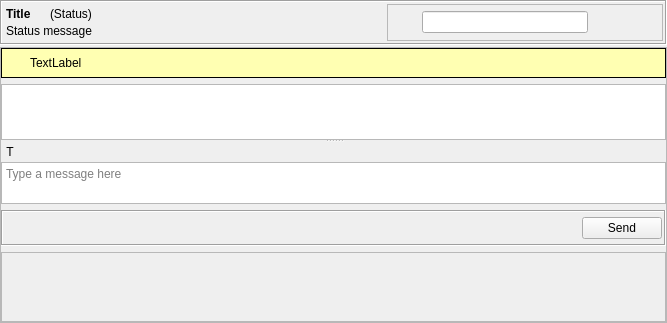
<?xml version="1.0" encoding="UTF-8"?>
<ui version="4.0">
 <class>ChatWidget</class>
 <widget class="QWidget" name="ChatWidget">
  <property name="geometry">
   <rect>
    <x>0</x>
    <y>0</y>
    <width>667</width>
    <height>323</height>
   </rect>
  </property>
  <layout class="QGridLayout">
   <property name="leftMargin">
    <number>0</number>
   </property>
   <property name="topMargin">
    <number>0</number>
   </property>
   <property name="rightMargin">
    <number>0</number>
   </property>
   <property name="bottomMargin">
    <number>0</number>
   </property>
   <property name="verticalSpacing">
    <number>2</number>
   </property>
   <item row="1" column="0">
    <layout class="QHBoxLayout" name="textChatHLayout">
     <property name="spacing">
      <number>2</number>
     </property>
     <item>
      <widget class="QFrame" name="chatTextFrame">
       <property name="minimumSize">
        <size>
         <width>20</width>
         <height>0</height>
        </size>
       </property>
       <property name="frameShape">
        <enum>QFrame::StyledPanel</enum>
       </property>
       <property name="frameShadow">
        <enum>QFrame::Raised</enum>
       </property>
       <layout class="QVBoxLayout" name="chatTextFrameVLayout">
        <property name="leftMargin">
         <number>0</number>
        </property>
        <property name="topMargin">
         <number>0</number>
        </property>
        <property name="rightMargin">
         <number>0</number>
        </property>
        <property name="bottomMargin">
         <number>0</number>
        </property>
        <item>
         <widget class="QFrame" name="infoFrame">
          <property name="palette">
           <palette>
            <active>
             <colorrole role="Base">
              <brush brushstyle="SolidPattern">
               <color alpha="255">
                <red>255</red>
                <green>255</green>
                <blue>255</blue>
               </color>
              </brush>
             </colorrole>
             <colorrole role="Window">
              <brush brushstyle="SolidPattern">
               <color alpha="255">
                <red>255</red>
                <green>255</green>
                <blue>178</blue>
               </color>
              </brush>
             </colorrole>
            </active>
            <inactive>
             <colorrole role="Base">
              <brush brushstyle="SolidPattern">
               <color alpha="255">
                <red>255</red>
                <green>255</green>
                <blue>255</blue>
               </color>
              </brush>
             </colorrole>
             <colorrole role="Window">
              <brush brushstyle="SolidPattern">
               <color alpha="255">
                <red>255</red>
                <green>255</green>
                <blue>178</blue>
               </color>
              </brush>
             </colorrole>
            </inactive>
            <disabled>
             <colorrole role="Base">
              <brush brushstyle="SolidPattern">
               <color alpha="255">
                <red>255</red>
                <green>255</green>
                <blue>178</blue>
               </color>
              </brush>
             </colorrole>
             <colorrole role="Window">
              <brush brushstyle="SolidPattern">
               <color alpha="255">
                <red>255</red>
                <green>255</green>
                <blue>178</blue>
               </color>
              </brush>
             </colorrole>
            </disabled>
           </palette>
          </property>
          <property name="autoFillBackground">
           <bool>true</bool>
          </property>
          <property name="frameShape">
           <enum>QFrame::Box</enum>
          </property>
          <layout class="QHBoxLayout" name="infoFrameHLayout">
           <property name="leftMargin">
            <number>6</number>
           </property>
           <property name="topMargin">
            <number>6</number>
           </property>
           <property name="rightMargin">
            <number>6</number>
           </property>
           <property name="bottomMargin">
            <number>6</number>
           </property>
           <item>
            <widget class="QLabel" name="infoPixmap">
             <property name="maximumSize">
              <size>
               <width>16</width>
               <height>16</height>
              </size>
             </property>
             <property name="text">
              <string/>
             </property>
             <property name="pixmap">
              <pixmap resource="../images.qrc">:/images/info16.png</pixmap>
             </property>
             <property name="alignment">
              <set>Qt::AlignLeading|Qt::AlignLeft|Qt::AlignTop</set>
             </property>
            </widget>
           </item>
           <item>
            <widget class="QLabel" name="infoLabel">
             <property name="text">
              <string notr="true">TextLabel</string>
             </property>
            </widget>
           </item>
           <item>
            <widget class="QToolButton" name="closeInfoFrameButton">
             <property name="maximumSize">
              <size>
               <width>16</width>
               <height>16</height>
              </size>
             </property>
             <property name="focusPolicy">
              <enum>Qt::NoFocus</enum>
             </property>
             <property name="toolTip">
              <string>Close</string>
             </property>
             <property name="styleSheet">
              <string notr="true">QToolButton
{
 border-image: url(:/images/closenormal.png) 
}
                                
QToolButton:hover 
{
border-image: url(:/images/closehover.png) 
}
                                
QToolButton:pressed  {
border-image: url(:/images/closepressed.png) 
}</string>
             </property>
             <property name="autoRaise">
              <bool>true</bool>
             </property>
            </widget>
           </item>
          </layout>
         </widget>
        </item>
        <item>
         <widget class="QSplitter" name="chatVSplitter">
          <property name="orientation">
           <enum>Qt::Vertical</enum>
          </property>
          <property name="handleWidth">
           <number>2</number>
          </property>
          <property name="childrenCollapsible">
           <bool>false</bool>
          </property>
          <widget class="RSTextBrowser" name="textBrowser">
           <property name="sizePolicy">
            <sizepolicy hsizetype="Expanding" vsizetype="MinimumExpanding">
             <horstretch>0</horstretch>
             <verstretch>0</verstretch>
            </sizepolicy>
           </property>
           <property name="minimumSize">
            <size>
             <width>0</width>
             <height>30</height>
            </size>
           </property>
           <property name="contextMenuPolicy">
            <enum>Qt::CustomContextMenu</enum>
           </property>
          </widget>
          <widget class="QWidget" name="layoutWidget">
           <layout class="QVBoxLayout" name="chatTextVLayout">
            <property name="spacing">
             <number>0</number>
            </property>
            <item>
             <layout class="QHBoxLayout" name="typingHLayout">
              <item>
               <widget class="QLabel" name="typingPixmapLabel">
                <property name="minimumSize">
                 <size>
                  <width>18</width>
                  <height>18</height>
                 </size>
                </property>
                <property name="maximumSize">
                 <size>
                  <width>18</width>
                  <height>18</height>
                 </size>
                </property>
                <property name="text">
                 <string notr="true">T</string>
                </property>
                <property name="alignment">
                 <set>Qt::AlignCenter</set>
                </property>
               </widget>
              </item>
              <item>
               <widget class="QLabel" name="typingLabel">
                <property name="maximumSize">
                 <size>
                  <width>400</width>
                  <height>18</height>
                 </size>
                </property>
                <property name="margin">
                 <number>0</number>
                </property>
                <property name="indent">
                 <number>3</number>
                </property>
               </widget>
              </item>
              <item>
               <spacer name="typingHSpacer">
                <property name="orientation">
                 <enum>Qt::Horizontal</enum>
                </property>
                <property name="sizeHint" stdset="0">
                 <size>
                  <width>40</width>
                  <height>20</height>
                 </size>
                </property>
               </spacer>
              </item>
             </layout>
            </item>
            <item>
             <widget class="MimeTextEdit" name="chatTextEdit">
              <property name="sizePolicy">
               <sizepolicy hsizetype="Expanding" vsizetype="Expanding">
                <horstretch>0</horstretch>
                <verstretch>0</verstretch>
               </sizepolicy>
              </property>
              <property name="minimumSize">
               <size>
                <width>0</width>
                <height>30</height>
               </size>
              </property>
              <property name="placeholderText">
               <string>Type a message here</string>
              </property>
             </widget>
            </item>
           </layout>
          </widget>
         </widget>
        </item>
        <item>
         <widget class="QFrame" name="toolBarFrame">
          <property name="frameShape">
           <enum>QFrame::Box</enum>
          </property>
          <property name="frameShadow">
           <enum>QFrame::Sunken</enum>
          </property>
          <layout class="QHBoxLayout" name="toolBarFrameHLayout">
           <property name="leftMargin">
            <number>2</number>
           </property>
           <property name="topMargin">
            <number>2</number>
           </property>
           <property name="rightMargin">
            <number>2</number>
           </property>
           <property name="bottomMargin">
            <number>2</number>
           </property>
           <item>
            <widget class="QToolButton" name="emoteiconButton">
             <property name="sizePolicy">
              <sizepolicy hsizetype="Fixed" vsizetype="Fixed">
               <horstretch>0</horstretch>
               <verstretch>0</verstretch>
              </sizepolicy>
             </property>
             <property name="minimumSize">
              <size>
               <width>28</width>
               <height>28</height>
              </size>
             </property>
             <property name="maximumSize">
              <size>
               <width>28</width>
               <height>28</height>
              </size>
             </property>
             <property name="focusPolicy">
              <enum>Qt::NoFocus</enum>
             </property>
             <property name="icon">
              <iconset resource="../emojione.qrc">
               <normaloff>:/emojione/1F603.png</normaloff>:/emojione/1F603.png</iconset>
             </property>
             <property name="iconSize">
              <size>
               <width>24</width>
               <height>24</height>
              </size>
             </property>
             <property name="autoRaise">
              <bool>true</bool>
             </property>
            </widget>
           </item>
           <item>
            <widget class="QToolButton" name="fontButton">
             <property name="minimumSize">
              <size>
               <width>32</width>
               <height>28</height>
              </size>
             </property>
             <property name="maximumSize">
              <size>
               <width>32</width>
               <height>28</height>
              </size>
             </property>
             <property name="focusPolicy">
              <enum>Qt::TabFocus</enum>
             </property>
             <property name="toolTip">
              <string>Set text font &amp; color</string>
             </property>
             <property name="icon">
              <iconset resource="../images.qrc">
               <normaloff>:/images/textedit/format-text-color.png</normaloff>:/images/textedit/format-text-color.png</iconset>
             </property>
             <property name="iconSize">
              <size>
               <width>24</width>
               <height>24</height>
              </size>
             </property>
             <property name="popupMode">
              <enum>QToolButton::InstantPopup</enum>
             </property>
             <property name="autoRaise">
              <bool>true</bool>
             </property>
            </widget>
           </item>
           <item>
            <widget class="QToolButton" name="attachPictureButton">
             <property name="minimumSize">
              <size>
               <width>28</width>
               <height>28</height>
              </size>
             </property>
             <property name="maximumSize">
              <size>
               <width>28</width>
               <height>28</height>
              </size>
             </property>
             <property name="focusPolicy">
              <enum>Qt::NoFocus</enum>
             </property>
             <property name="toolTip">
              <string>Attach a Picture</string>
             </property>
             <property name="icon">
              <iconset resource="../images.qrc">
               <normaloff>:/images/add_image24.png</normaloff>:/images/add_image24.png</iconset>
             </property>
             <property name="iconSize">
              <size>
               <width>24</width>
               <height>24</height>
              </size>
             </property>
             <property name="autoRaise">
              <bool>true</bool>
             </property>
            </widget>
           </item>
           <item>
            <widget class="QToolButton" name="addFileButton">
             <property name="minimumSize">
              <size>
               <width>28</width>
               <height>28</height>
              </size>
             </property>
             <property name="focusPolicy">
              <enum>Qt::NoFocus</enum>
             </property>
             <property name="toolTip">
              <string>Attach a File</string>
             </property>
             <property name="icon">
              <iconset resource="../images.qrc">
               <normaloff>:/images/attach.png</normaloff>:/images/attach.png</iconset>
             </property>
             <property name="iconSize">
              <size>
               <width>24</width>
               <height>24</height>
              </size>
             </property>
             <property name="autoRaise">
              <bool>true</bool>
             </property>
            </widget>
           </item>
           <item>
            <widget class="QToolButton" name="pushtoolsButton">
             <property name="minimumSize">
              <size>
               <width>28</width>
               <height>28</height>
              </size>
             </property>
             <property name="maximumSize">
              <size>
               <width>28</width>
               <height>28</height>
              </size>
             </property>
             <property name="focusPolicy">
              <enum>Qt::NoFocus</enum>
             </property>
             <property name="icon">
              <iconset resource="../images.qrc">
               <normaloff>:/images/configure.png</normaloff>:/images/configure.png</iconset>
             </property>
             <property name="iconSize">
              <size>
               <width>24</width>
               <height>24</height>
              </size>
             </property>
             <property name="popupMode">
              <enum>QToolButton::InstantPopup</enum>
             </property>
             <property name="autoRaise">
              <bool>true</bool>
             </property>
            </widget>
           </item>
           <item>
            <widget class="QFrame" name="pluginButtonFrame">
             <property name="frameShape">
              <enum>QFrame::NoFrame</enum>
             </property>
             <property name="frameShadow">
              <enum>QFrame::Plain</enum>
             </property>
             <layout class="QHBoxLayout" name="pluginButtonFrameHLayout">
              <property name="leftMargin">
               <number>2</number>
              </property>
              <property name="topMargin">
               <number>2</number>
              </property>
              <property name="rightMargin">
               <number>2</number>
              </property>
              <property name="bottomMargin">
               <number>2</number>
              </property>
             </layout>
            </widget>
           </item>
           <item>
            <widget class="QToolButton" name="notifyButton">
             <property name="minimumSize">
              <size>
               <width>28</width>
               <height>28</height>
              </size>
             </property>
             <property name="maximumSize">
              <size>
               <width>28</width>
               <height>28</height>
              </size>
             </property>
             <property name="focusPolicy">
              <enum>Qt::NoFocus</enum>
             </property>
             <property name="icon">
              <iconset resource="../images.qrc">
               <normaloff>:/images/chat_red24.png</normaloff>:/images/chat_red24.png</iconset>
             </property>
             <property name="iconSize">
              <size>
               <width>24</width>
               <height>24</height>
              </size>
             </property>
             <property name="autoRaise">
              <bool>true</bool>
             </property>
            </widget>
           </item>
           <item>
            <spacer name="toolBarHSpacer">
             <property name="orientation">
              <enum>Qt::Horizontal</enum>
             </property>
             <property name="sizeHint" stdset="0">
              <size>
               <width>190</width>
               <height>25</height>
              </size>
             </property>
            </spacer>
           </item>
           <item>
            <widget class="QPushButton" name="sendButton">
             <property name="text">
              <string>Send</string>
             </property>
            </widget>
           </item>
          </layout>
         </widget>
        </item>
        <item>
         <widget class="HashBox" name="hashBox">
          <property name="widgetResizable">
           <bool>true</bool>
          </property>
         </widget>
        </item>
       </layout>
      </widget>
     </item>
     <item>
      <layout class="QVBoxLayout" name="pluginsVLayout"/>
     </item>
    </layout>
   </item>
   <item row="0" column="0">
    <layout class="QHBoxLayout" name="titleBarMainHLayout">
     <property name="sizeConstraint">
      <enum>QLayout::SetMaximumSize</enum>
     </property>
     <item>
      <widget class="QFrame" name="titleBarFrame">
       <property name="minimumSize">
        <size>
         <width>0</width>
         <height>0</height>
        </size>
       </property>
       <property name="maximumSize">
        <size>
         <width>16777215</width>
         <height>64</height>
        </size>
       </property>
       <property name="frameShape">
        <enum>QFrame::Box</enum>
       </property>
       <property name="frameShadow">
        <enum>QFrame::Sunken</enum>
       </property>
       <layout class="QHBoxLayout" name="titleBarFrameHLayout">
        <property name="leftMargin">
         <number>2</number>
        </property>
        <property name="topMargin">
         <number>2</number>
        </property>
        <property name="rightMargin">
         <number>2</number>
        </property>
        <property name="bottomMargin">
         <number>2</number>
        </property>
        <item>
         <layout class="QVBoxLayout" name="titleLayout">
          <property name="spacing">
           <number>3</number>
          </property>
          <property name="leftMargin">
           <number>2</number>
          </property>
          <property name="topMargin">
           <number>3</number>
          </property>
          <property name="rightMargin">
           <number>3</number>
          </property>
          <property name="bottomMargin">
           <number>3</number>
          </property>
          <item>
           <layout class="QHBoxLayout" name="nameLayout">
            <item>
             <widget class="StyledLabel" name="titleLabel">
              <property name="font">
               <font>
                <weight>75</weight>
                <bold>true</bold>
               </font>
              </property>
              <property name="text">
               <string notr="true">Title</string>
              </property>
              <property name="alignment">
               <set>Qt::AlignLeading|Qt::AlignLeft|Qt::AlignVCenter</set>
              </property>
             </widget>
            </item>
            <item>
             <widget class="StyledLabel" name="statusLabel">
              <property name="text">
               <string>(Status)</string>
              </property>
              <property name="alignment">
               <set>Qt::AlignLeading|Qt::AlignLeft|Qt::AlignVCenter</set>
              </property>
             </widget>
            </item>
           </layout>
          </item>
          <item>
           <widget class="QLabel" name="statusMessageLabel">
            <property name="text">
             <string notr="true">Status message</string>
            </property>
           </widget>
          </item>
         </layout>
        </item>
        <item>
         <spacer name="titleBarHSpacer">
          <property name="orientation">
           <enum>Qt::Horizontal</enum>
          </property>
          <property name="sizeHint" stdset="0">
           <size>
            <width>40</width>
            <height>28</height>
           </size>
          </property>
         </spacer>
        </item>
        <item>
         <widget class="QFrame" name="pluginTitleFrame">
          <property name="frameShape">
           <enum>QFrame::NoFrame</enum>
          </property>
          <property name="frameShadow">
           <enum>QFrame::Plain</enum>
          </property>
          <layout class="QHBoxLayout" name="pluginTitleFrameHLayout">
           <property name="leftMargin">
            <number>2</number>
           </property>
           <property name="topMargin">
            <number>2</number>
           </property>
           <property name="rightMargin">
            <number>2</number>
           </property>
           <property name="bottomMargin">
            <number>2</number>
           </property>
          </layout>
         </widget>
        </item>
        <item>
         <widget class="QFrame" name="searchFrame">
          <property name="frameShape">
           <enum>QFrame::StyledPanel</enum>
          </property>
          <property name="frameShadow">
           <enum>QFrame::Raised</enum>
          </property>
          <layout class="QGridLayout" name="searchFrameGLayout">
           <property name="leftMargin">
            <number>0</number>
           </property>
           <property name="topMargin">
            <number>0</number>
           </property>
           <property name="rightMargin">
            <number>0</number>
           </property>
           <property name="bottomMargin">
            <number>0</number>
           </property>
           <item row="0" column="5">
            <widget class="QToolButton" name="searchButton">
             <property name="sizePolicy">
              <sizepolicy hsizetype="Fixed" vsizetype="Fixed">
               <horstretch>0</horstretch>
               <verstretch>0</verstretch>
              </sizepolicy>
             </property>
             <property name="minimumSize">
              <size>
               <width>28</width>
               <height>28</height>
              </size>
             </property>
             <property name="maximumSize">
              <size>
               <width>28</width>
               <height>28</height>
              </size>
             </property>
             <property name="focusPolicy">
              <enum>Qt::NoFocus</enum>
             </property>
             <property name="contextMenuPolicy">
              <enum>Qt::CustomContextMenu</enum>
             </property>
             <property name="icon">
              <iconset resource="../images.qrc">
               <normaloff>:/images/find.png</normaloff>:/images/find.png</iconset>
             </property>
             <property name="iconSize">
              <size>
               <width>24</width>
               <height>24</height>
              </size>
             </property>
             <property name="checkable">
              <bool>true</bool>
             </property>
             <property name="autoRaise">
              <bool>true</bool>
             </property>
            </widget>
           </item>
           <item row="0" column="3">
            <widget class="QToolButton" name="searchAfter">
             <property name="minimumSize">
              <size>
               <width>14</width>
               <height>28</height>
              </size>
             </property>
             <property name="maximumSize">
              <size>
               <width>14</width>
               <height>28</height>
              </size>
             </property>
             <property name="focusPolicy">
              <enum>Qt::NoFocus</enum>
             </property>
             <property name="icon">
              <iconset resource="../images.qrc">
               <normaloff>:/images/arrow-right.png</normaloff>:/images/arrow-right.png</iconset>
             </property>
             <property name="autoRaise">
              <bool>true</bool>
             </property>
            </widget>
           </item>
           <item row="0" column="2">
            <widget class="LineEditClear" name="leSearch"/>
           </item>
           <item row="0" column="4">
            <widget class="QToolButton" name="searchBefore">
             <property name="minimumSize">
              <size>
               <width>14</width>
               <height>28</height>
              </size>
             </property>
             <property name="maximumSize">
              <size>
               <width>14</width>
               <height>28</height>
              </size>
             </property>
             <property name="focusPolicy">
              <enum>Qt::NoFocus</enum>
             </property>
             <property name="icon">
              <iconset resource="../images.qrc">
               <normaloff>:/images/arrow-left.png</normaloff>:/images/arrow-left.png</iconset>
             </property>
             <property name="autoRaise">
              <bool>true</bool>
             </property>
            </widget>
           </item>
           <item row="0" column="1">
            <widget class="QToolButton" name="markButton">
             <property name="sizePolicy">
              <sizepolicy hsizetype="Fixed" vsizetype="Fixed">
               <horstretch>0</horstretch>
               <verstretch>0</verstretch>
              </sizepolicy>
             </property>
             <property name="minimumSize">
              <size>
               <width>28</width>
               <height>28</height>
              </size>
             </property>
             <property name="maximumSize">
              <size>
               <width>28</width>
               <height>28</height>
              </size>
             </property>
             <property name="focusPolicy">
              <enum>Qt::NoFocus</enum>
             </property>
             <property name="icon">
              <iconset resource="../images.qrc">
               <normaloff>:/images/highlight.png</normaloff>:/images/highlight.png</iconset>
             </property>
             <property name="iconSize">
              <size>
               <width>24</width>
               <height>24</height>
              </size>
             </property>
             <property name="checkable">
              <bool>true</bool>
             </property>
             <property name="autoRaise">
              <bool>true</bool>
             </property>
            </widget>
           </item>
          </layout>
         </widget>
        </item>
       </layout>
      </widget>
     </item>
    </layout>
   </item>
  </layout>
  <action name="actionBold">
   <property name="text">
    <string>Bold</string>
   </property>
  </action>
  <action name="actionItalic">
   <property name="text">
    <string>Italic</string>
   </property>
  </action>
  <action name="actionUnderline">
   <property name="text">
    <string>Underline</string>
   </property>
  </action>
  <action name="actionStrike">
   <property name="text">
    <string>Strike</string>
   </property>
  </action>
  <action name="actionClearChatHistory">
   <property name="icon">
    <iconset resource="../images.qrc">
     <normaloff>:/images/edit-clear-history.png</normaloff>:/images/edit-clear-history.png</iconset>
   </property>
   <property name="text">
    <string>Clear Chat History</string>
   </property>
  </action>
  <action name="action_Disable_Emoticons">
   <property name="checkable">
    <bool>true</bool>
   </property>
   <property name="text">
    <string>Disable Emoticons</string>
   </property>
  </action>
  <action name="actionSaveChatHistory">
   <property name="icon">
    <iconset resource="../images.qrc">
     <normaloff>:/images/document_save.png</normaloff>:/images/document_save.png</iconset>
   </property>
   <property name="text">
    <string>Save Chat History</string>
   </property>
   <property name="toolTip">
    <string>Save Chat History</string>
   </property>
  </action>
  <action name="actionMessageHistory">
   <property name="text">
    <string>Browse Message History</string>
   </property>
   <property name="toolTip">
    <string>Browse History</string>
   </property>
  </action>
  <action name="actionDeleteChatHistory">
   <property name="icon">
    <iconset resource="../images.qrc">
     <normaloff>:/images/edit-clear-history.png</normaloff>:/images/edit-clear-history.png</iconset>
   </property>
   <property name="text">
    <string>Delete Chat History</string>
   </property>
   <property name="toolTip">
    <string>Deletes all stored and displayed chat history</string>
   </property>
  </action>
  <action name="actionChooseFont">
   <property name="text">
    <string>Choose font</string>
   </property>
  </action>
  <action name="actionResetFont">
   <property name="text">
    <string>Reset font to default</string>
   </property>
  </action>
  <action name="actionFindCaseSensitively">
   <property name="checkable">
    <bool>true</bool>
   </property>
   <property name="text">
    <string>Find Case Sensitively</string>
   </property>
  </action>
  <action name="actionFindWholeWords">
   <property name="checkable">
    <bool>true</bool>
   </property>
   <property name="text">
    <string>Find Whole Words</string>
   </property>
   <property name="toolTip">
    <string>Find Whole Words</string>
   </property>
  </action>
  <action name="actionMoveToCursor">
   <property name="checkable">
    <bool>true</bool>
   </property>
   <property name="text">
    <string>Move To Cursor</string>
   </property>
   <property name="toolTip">
    <string>Move To Cursor</string>
   </property>
  </action>
  <action name="actionSearchWithoutLimit">
   <property name="checkable">
    <bool>true</bool>
   </property>
   <property name="text">
    <string>Don't stop to color after X items found (need more CPU)</string>
   </property>
   <property name="toolTip">
    <string>WARNING: Could take a long time on big history.</string>
   </property>
  </action>
  <action name="actionChooseColor">
   <property name="text">
    <string>Choose color</string>
   </property>
  </action>
  <action name="actionSearch_History">
   <property name="checkable">
    <bool>true</bool>
   </property>
   <property name="text">
    <string>Display Search Box</string>
   </property>
   <property name="toolTip">
    <string>Search Box</string>
   </property>
  </action>
  <action name="actionQuote">
   <property name="text">
    <string>Quote</string>
   </property>
   <property name="toolTip">
    <string>Quotes the selected text</string>
   </property>
  </action>
  <action name="actionDropPlacemark">
   <property name="text">
    <string>Drop Placemark</string>
   </property>
   <property name="toolTip">
    <string>Insert horizontal rule</string>
   </property>
  </action>
  <action name="actionSave_image">
   <property name="icon">
    <iconset resource="../images.qrc">
     <normaloff>:/images/document_save.png</normaloff>:/images/document_save.png</iconset>
   </property>
   <property name="text">
    <string>Save image</string>
   </property>
  </action>
 </widget>
 <customwidgets>
  <customwidget>
   <class>LineEditClear</class>
   <extends>QLineEdit</extends>
   <header location="global">gui/common/LineEditClear.h</header>
  </customwidget>
  <customwidget>
   <class>StyledLabel</class>
   <extends>QLabel</extends>
   <header>gui/common/StyledLabel.h</header>
  </customwidget>
  <customwidget>
   <class>RSTextBrowser</class>
   <extends>QTextBrowser</extends>
   <header>gui/common/RSTextBrowser.h</header>
  </customwidget>
  <customwidget>
   <class>HashBox</class>
   <extends>QScrollArea</extends>
   <header location="global">gui/common/HashBox.h</header>
   <container>1</container>
  </customwidget>
  <customwidget>
   <class>MimeTextEdit</class>
   <extends>QTextEdit</extends>
   <header location="global">gui/common/MimeTextEdit.h</header>
  </customwidget>
 </customwidgets>
 <resources>
  <include location="../emojione.qrc"/>
  <include location="../images.qrc"/>
 </resources>
 <connections/>
</ui>
